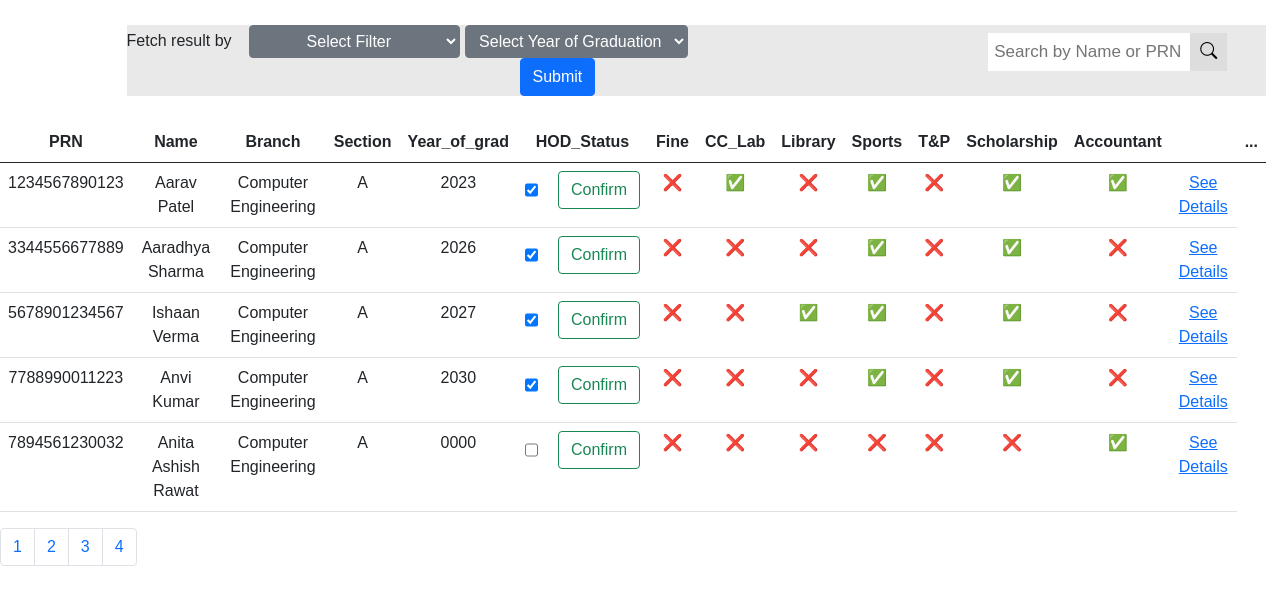
The app's page /Incharges/New_Acc/Requested/main.php (signed in) with its own data.
### tables this page shows
CREATE TABLE `status` (
  `PRN` varchar(13) NOT NULL,
  `name` varchar(60) NOT NULL,
  `Year_of_study` decimal(1,0) NOT NULL,
  `Branch` enum('Computer Engineering','Electrical Engineering','Civil Engineering','Mechanical Engineering') NOT NULL,
  `Section` enum('A','B','') NOT NULL,
  `Year_of_grad` year(4) NOT NULL,
  `HOD_status` tinyint(1) DEFAULT 0 CHECK (`HOD_status` in (0,1)),
  `fine_status` tinyint(1) DEFAULT 0 CHECK (`HOD_status` in (0,1)),
  `CC_status` tinyint(1) DEFAULT 0 CHECK (`HOD_status` in (0,1)),
  `Library_HOD_status` tinyint(1) DEFAULT 0 CHECK (`HOD_status` in (0,1)),
  `Sports_status` tinyint(1) DEFAULT 0 CHECK (`HOD_status` in (0,1)),
  `TNP_status` tinyint(1) DEFAULT 0 CHECK (`HOD_status` in (0,1)),
  `Scholarship_status` tinyint(1) DEFAULT 0 CHECK (`HOD_status` in (0,1)),
  `Accountant_status` tinyint(1) DEFAULT 0,
  `Review_HOD` tinyint(1) NOT NULL DEFAULT 0,
  `Review_fine` tinyint(1) NOT NULL DEFAULT 0,
  `Review_CC` tinyint(1) NOT NULL DEFAULT 0,
  `Review_Library` tinyint(1) NOT NULL DEFAULT 0,
  `Review_Sports` tinyint(1) NOT NULL DEFAULT 0,
  `Review_TNP` tinyint(1) NOT NULL DEFAULT 0,
  `Review_Scholarship` tinyint(1) NOT NULL DEFAULT 0,
  `Review_Accountant` tinyint(1) NOT NULL DEFAULT 0
);

### Incharges/New_Acc/Requested/query.php (called while the page is built, shortened)
<?php
$Dept = $_SESSION['Department'];
switch ($_SESSION['Department']) {
    case 'First Year Department':
        $reviewed = "Review_HOD";
        break;
}
$perPage = 5;
$start = 0;
$record = mysqli_num_rows(mysqli_query($connection, "SELECT * FROM status WHERE $reviewed = 0"));
$page = ceil($record / $perPage);
$query = "SELECT * FROM status WHERE $reviewed = 0";
$query .= " ORDER BY `status`.`Branch` ASC  LIMIT $start,$perPage";

### Incharges/New_Acc/Requested/main.php (the view, shortened to what this page needs)
<?php
include '../../../connection/connection.php';
?>
<!DOCTYPE html>
<html lang="en">
<head>
    <link rel="stylesheet" href="https://cdn.jsdelivr.net/npm/bootstrap@5.0.0-beta3/dist/css/bootstrap.min.css">
    <link rel="stylesheet" href="../../Incharges_Requirement/All_Students/searchBar.css">
    <link rel="stylesheet" href="https://cdn.jsdelivr.net/npm/bootstrap-icons@1.3.0/font/bootstrap-icons.css">
</head>
<body>
    <form method="get" id="filters" class="dropdown">
        <span>Fetch result by &nbsp;&nbsp;</span>
        <select name="fetchbranch" id="fetchbranch" class="btn btn btn-secondary dropdown-toggle-split">
            <option value="" disabled="" selected="">Select Filter</option>
        </select>
        <select name="graduationYear" id="graduationYear" class="btn btn btn-secondary dropdown-toggle-split">
            <option value="" disabled="" selected="">Select Year of Graduation</option>
        </select>
        <div class="search-container">
            <input type="text" placeholder="Search by Name or PRN" name="live_search" id="live_search" />
            <button type="submit"><i class="bi bi-search" aria-hidden="true"></i></button>
        </div>
        <br>
        <div class="d-flex justify-content-center">
            <button type="submit" class="btn btn-primary d-flex justify-content-center">Submit</button>
        </div>
    </form>
    <div class="">
        <table class="table table-stripped table-hover text-center">
            <thead>
                <tr>
                    <th>PRN</th>
                    <th>Name</th>
                    <th>Branch</th>
                    <th>Section</th>
                    <th>Year_of_grad</th>
                    <th>HOD_Status</th>
                    <th>Fine</th>
                    <th>CC_Lab</th>
                    <th>Library</th>
                    <th>Sports</th>
                    <th>T&P</th>
                    <th>Scholarship</th>
                    <th>Accountant</th>
                    <th></th>
                    <th>...</th>
                </tr>
            </thead>
            <tbody id="try">
                <?php
                include 'query.php';
                $r = mysqli_query($connection, $query);
                function printYN($value)
                {
                    return ($value == 1) ? '✅' : '❌';
                }
                while ($row = mysqli_fetch_assoc($r)) {
                ?>
                    <tr>
                        <td> <?php echo $row["PRN"] ?> </td>
                        <td> <?php echo $row["name"] ?> </td>
                        <td> <?php echo $row["Branch"] ?> </td>
                        <td> <?php echo $row["Section"] ?> </td>
                        <td> <?php echo $row["Year_of_grad"] ?> </td>
                        <td> <?php
                                if ($Dept == "First Year Department" || $Dept == "Computer Engineering" || $Dept == "Civil Engineering" || $Dept == "Civil Engineering" || $Dept == "Civil Engineering") {
                                    include 'checkbox_input.php';
                                    generateCheckboxInput($row["PRN"], $row["HOD_status"]);
                                } else {
                                    echo printYN($row["HOD_status"]);
                                }
                                ?>
                        </td>
                        <td> <?php
                                if ($Dept == "Fine Department") {
                                    include 'checkbox_input.php';
                                    generateCheckboxInput($row["PRN"], $row["fine_status"]);
                                } else {
                                    echo printYN($row["fine_status"]);
                                }
                                ?>
                        </td>
                        <td>
                            <?php
                            if ($Dept == "Computer Center") {
                                include 'checkbox_input.php';
                                generateCheckboxInput($row["PRN"], $row["CC_status"]);
                            } else {
                                echo printYN($row["CC_status"]);
                            }
                            ?>
                        </td>
                        <td>
                            <?php
                            if ($Dept == "Library") {
                                include 'checkbox_input.php';
                                generateCheckboxInput($row["PRN"], $row["Library_HOD_status"]);
                            } else {
                                echo printYN($row["Library_HOD_status"]);
                            }
                            ?>
                        </td>
                        <td>
                            <?php
                            if ($Dept == "Sports") {
                                include 'checkbox_input.php';
                                generateCheckboxInput($row["PRN"], $row["Sports_status"]);
                            } else {
                                echo printYN($row["Sports_status"]);
                            }
                            ?>
                        </td>
                        <td>
                            <?php
                            if ($Dept == "Training & Placement") {
                                include 'checkbox_input.php';
                                generateCheckboxInput($row["PRN"], $row["TNP_status"]);
                            } else {
                                echo printYN($row["TNP_status"]);
                            }
                            ?>
                        </td>
                        <td>
                            <?php
                            if ($Dept == "Scholarship") {
                                include 'checkbox_input.php';
                                generateCheckboxInput($row["PRN"], $row["Scholarship_status"]);
                            } else {
                                echo printYN($row["Scholarship_status"]);
                            }
                            ?>
                        </td>
                        <td>
                            <?php
                            if ($Dept == "Account") {
                                include 'checkbox_input.php';
                                generateCheckboxInput($row["PRN"], $row["Accountant_status"]);
                            } else {
                                echo printYN($row["Accountant_status"]);
                            }
                            ?>
                        </td>
                        <td>
                            <a onclick="toggleQuery('<?php echo $row['PRN']; ?>')" href="../../../Details Page/Details.php?prn='<?php echo $row['PRN']; ?>'">See Details</a>
                        </td>
                    </tr>
                <?php
                }
                ?>
            </tbody>
        </table>
        <nav aria-label="Page navigation example">
            <ul class="pagination">
                <?php for ($i = 1; $i <= $page && $page > 1; $i++) {  ?>
                    <li class="page-item">
                        <form id="paginationForm<?php echo $i; ?>" method="post">
                            <button type="submit" class="page-link"><?php echo $i; ?></button>
                        </form>
                    </li>
                <?php } ?>
            </ul>
        </nav>
    </div>
</body>
</html>

### Incharges/New_Acc/Requested/checkbox_input.php (shortened to what this page needs)
<!DOCTYPE html>
<html lang="en">
<head>
</head>
<body>
    <?php
    if (!function_exists('generateCheckboxInput')) {
        function generateCheckboxInput($prn, $Accountant_status)
        {
            echo
            '
                <form id="myForm_' . $prn . '" class="d-flex flex-row" action="update_status.php" method="post">
                    <input type="checkbox" name="Accountant_status[' . $prn . ']" value="1" ' . ($Accountant_status ? 'checked' : '') . ' ">
                    <button type="button" class="btn btn-outline-success" data-toggle="button" aria-pressed="false" autocomplete="off" onclick="submitForm(\'' . $prn . '\')">Confirm</button>
                </form>
            ';
        }
    }
    ?>
</body>
</html>

### Incharges/Incharges_Requirement/All_Students/searchBar.css (style rules this page uses)
* { box-sizing: border-box; }
body { margin: 0; font-family: Arial, Helvetica, sans-serif; }
#filters { overflow: hidden; background-color: #e9e9e9; }
#filters .search-container { float: right; padding-right: 2%; }
#filters input[type=text] { padding: 6px; margin-top: 8px; font-size: 17px; border: none; }
#filters .search-container button { float: right; padding: 6px 10px; margin-top: 8px; margin-right: 16px; background: #ddd; font-size: 17px; border: none; cursor: pointer; }

### Incharges/New_Acc/Requested/main.php (style rules this page uses)
body { margin: 0; padding: 0; font-family: "Helvetica", sans-serif; }
#filters { margin-left: 10%; margin-top: 2%; margin-bottom: 2%; }

### Incharges/New_Acc/Requested/checkbox_input.php (style rules this page uses)
.d-flex { gap: 20px; }

### records on screen
status: PRN "1234567890123", name "Aarav Patel", Branch "Computer Engineering", Section "A", Year_of_grad "2023", HOD_status "☑", fine_status "❌", CC_status "✅", Library_HOD_status "❌", Sports_status "✅", TNP_status "❌", Scholarship_status "✅", Accountant_status "✅"
status: PRN "3344556677889", name "Aaradhya Sharma", Branch "Computer Engineering", Section "A", Year_of_grad "2026", HOD_status "☑", fine_status "❌", CC_status "❌", Library_HOD_status "❌", Sports_status "✅", TNP_status "❌", Scholarship_status "✅", Accountant_status "❌"
status: PRN "5678901234567", name "Ishaan Verma", Branch "Computer Engineering", Section "A", Year_of_grad "2027", HOD_status "☑", fine_status "❌", CC_status "❌", Library_HOD_status "✅", Sports_status "✅", TNP_status "❌", Scholarship_status "✅", Accountant_status "❌"
status: PRN "7788990011223", name "Anvi Kumar", Branch "Computer Engineering", Section "A", Year_of_grad "2030", HOD_status "☑", fine_status "❌", CC_status "❌", Library_HOD_status "❌", Sports_status "✅", TNP_status "❌", Scholarship_status "✅", Accountant_status "❌"
status: PRN "7894561230032", name "Anita Ashish Rawat", Branch "Computer Engineering", Section "A", Year_of_grad "0000", fine_status "❌", CC_status "❌", Library_HOD_status "❌", Sports_status "❌", TNP_status "❌", Scholarship_status "❌", Accountant_status "✅"
